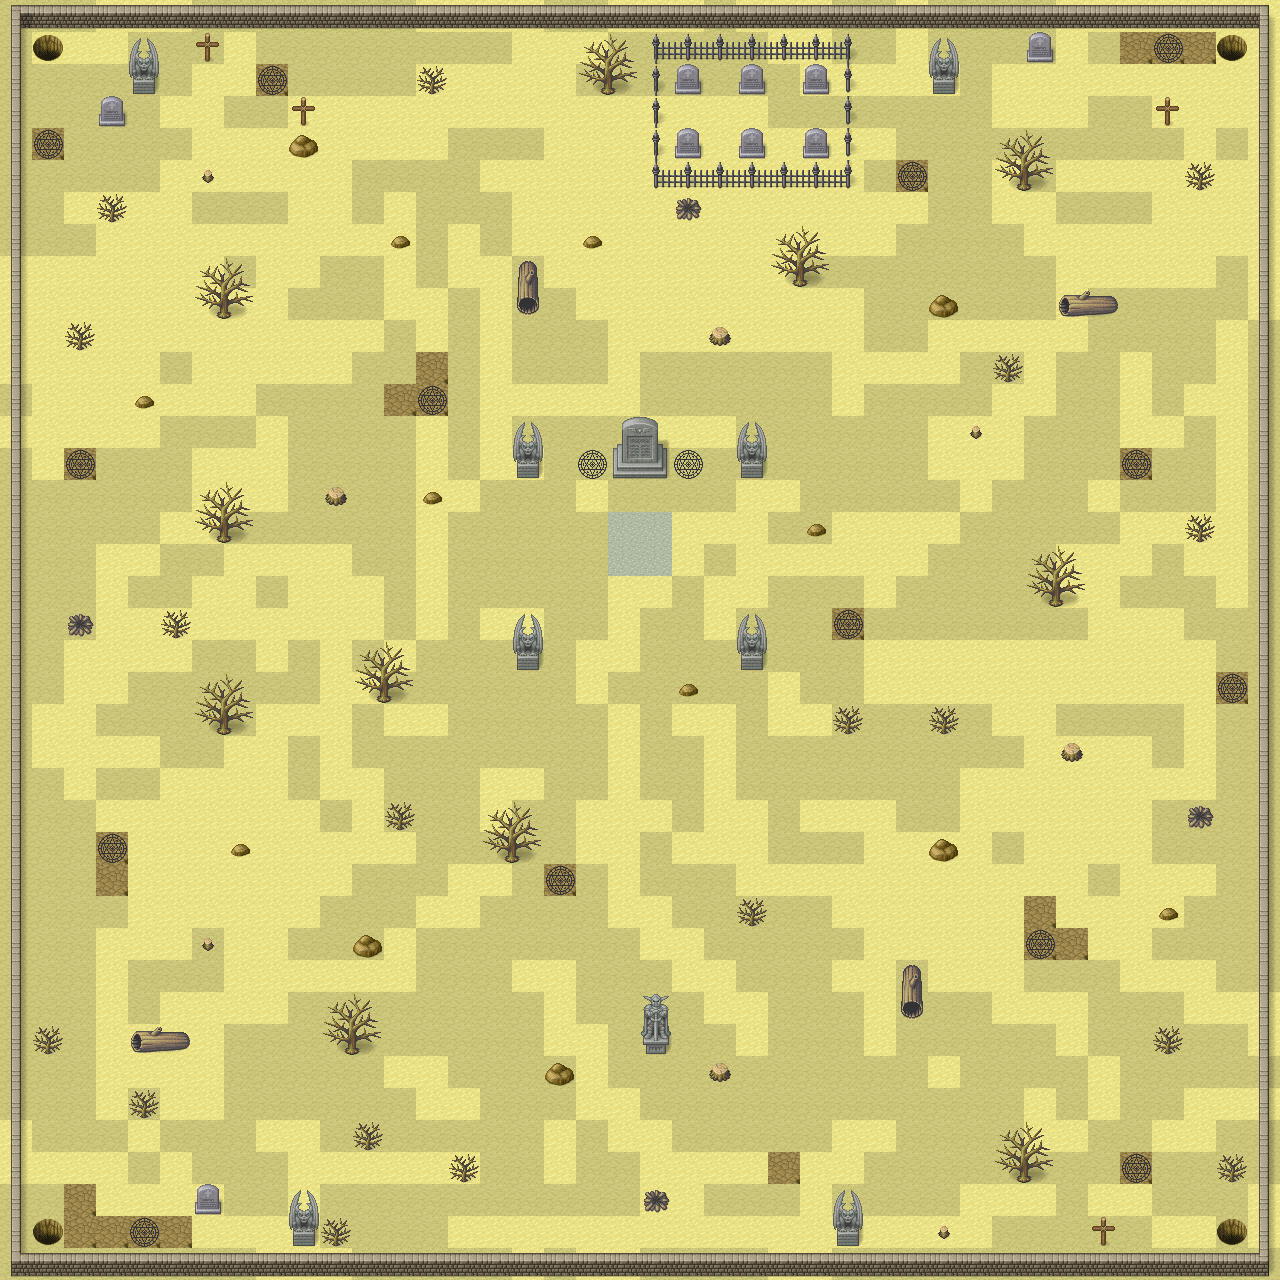

This game map was drawn from its Tiled (.tmx) file and the tilesets committed beside it. A one-line description and the trimmed map source follow:
An orthogonal 40x40 tile map with 32x32 px tiles, 2 tile layers (logic, roof_deco2), 10 tilesets.

<map version="1.5" tiledversion="1.7.2" orientation="orthogonal" renderorder="right-down" width="40" height="40" tilewidth="32" tileheight="32" infinite="0" nextlayerid="3" nextobjectid="1">
 <tileset firstgid="1" name="[A]Dirt_pipo" tilewidth="32" tileheight="32" tilecount="336" columns="8">
  <image source="Pipoya RPG Tileset 32x32/SampleMap/[A]Dirt_pipo.png" width="256" height="1344" />
 </tileset>
 <tileset firstgid="337" name="[A]Flower_pipo" tilewidth="32" tileheight="32" tilecount="96" columns="8">
  <image source="Pipoya RPG Tileset 32x32/SampleMap/[A]Flower_pipo.png" width="256" height="384" />
 </tileset>
 <tileset firstgid="433" name="[A]Grass_pipo" tilewidth="32" tileheight="32" tilecount="528" columns="8">
  <image source="Pipoya RPG Tileset 32x32/SampleMap/[A]Grass_pipo.png" width="256" height="2112" />
 </tileset>
 <tileset firstgid="961" name="[A]Wall-Up_pipo" tilewidth="32" tileheight="32" tilecount="96" columns="8">
  <image source="Pipoya RPG Tileset 32x32/SampleMap/[A]Wall-Up_pipo.png" width="256" height="384" />
 </tileset>
 <tileset firstgid="1057" name="[A]Wall-Up_pipo" tilewidth="32" tileheight="32" tilecount="96" columns="8">
  <image source="Pipoya RPG Tileset 32x32/SampleMap/[A]Wall-Up_pipo.png" width="256" height="384" />
 </tileset>
 <tileset firstgid="1153" name="[A]Water_pipo" tilewidth="32" tileheight="32" tilecount="3072" columns="64">
  <image source="Pipoya RPG Tileset 32x32/SampleMap/[A]Water_pipo.png" width="2048" height="1536" />
 </tileset>
 <tileset firstgid="4225" name="[A]WaterFall_pipo" tilewidth="32" tileheight="32" tilecount="576" columns="32">
  <image source="Pipoya RPG Tileset 32x32/SampleMap/[A]WaterFall_pipo.png" width="1024" height="576" />
 </tileset>
 <tileset firstgid="4801" name="[Base]BaseChip_pipo" tilewidth="32" tileheight="32" tilecount="1064" columns="8">
  <image source="Pipoya RPG Tileset 32x32/SampleMap/[Base]BaseChip_pipo.png" width="256" height="4256" />
 </tileset>
 <tileset firstgid="5865" name="LightShadow_pipo" tilewidth="32" tileheight="32" tilecount="48" columns="8">
  <image source="Pipoya RPG Tileset 32x32/SampleMap/LightShadow_pipo.png" width="256" height="192" />
 </tileset>
 <tileset firstgid="5913" name="samplemap" tilewidth="32" tileheight="32" tilecount="3600" columns="60">
  <image source="Pipoya RPG Tileset 32x32/SampleMap/samplemap.png" width="1920" height="1920" />
 </tileset>
 <layer id="1" name="logic" width="40" height="40">
  <data>[1600 cells, 1600 non-empty, 3 distinct tile ids]</data>
 </layer>
 <layer id="2" name="roof_deco2" width="40" height="40">
  <data>[1600 cells, 333 non-empty, 41 distinct tile ids]</data>
 </layer>
</map>
